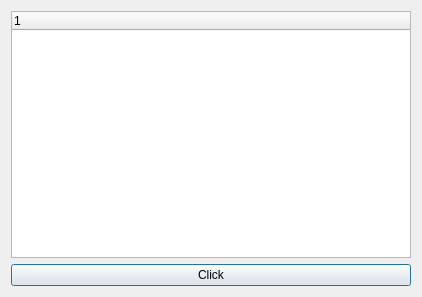
<?xml version="1.0" encoding="UTF-8"?>
<ui version="4.0">
 <class>Dialog</class>
 <widget class="QDialog" name="Dialog">
  <property name="geometry">
   <rect>
    <x>0</x>
    <y>0</y>
    <width>422</width>
    <height>297</height>
   </rect>
  </property>
  <property name="windowTitle">
   <string>Dialog</string>
  </property>
  <layout class="QVBoxLayout" name="verticalLayout">
   <item>
    <widget class="QTreeWidget" name="treeWidget">
     <column>
      <property name="text">
       <string notr="true">1</string>
      </property>
     </column>
    </widget>
   </item>
   <item>
    <widget class="QPushButton" name="pushButton">
     <property name="text">
      <string>Click</string>
     </property>
    </widget>
   </item>
  </layout>
 </widget>
 <layoutdefault spacing="6" margin="11"/>
 <resources/>
 <connections/>
</ui>
